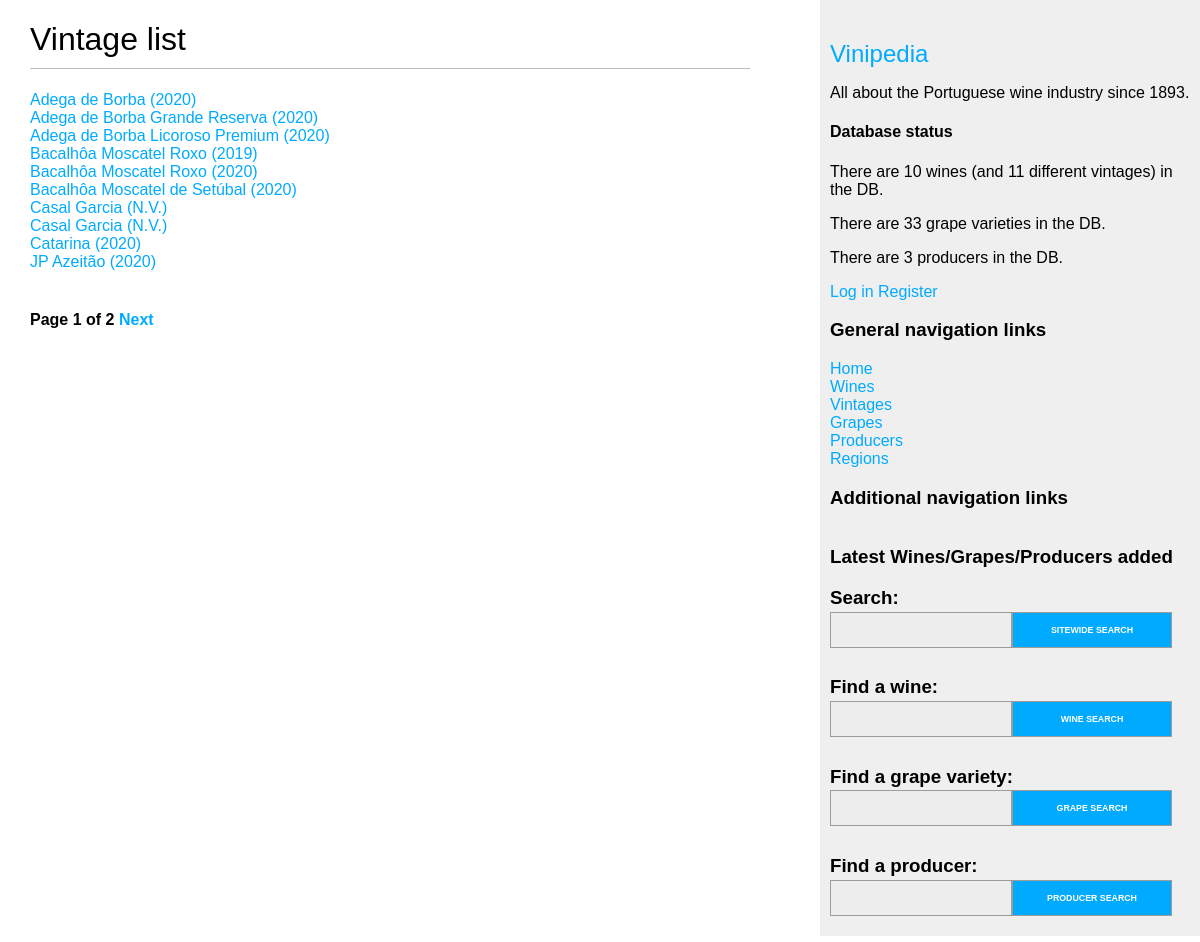
Page /vintages/ on the committed database.
### wines/models.py (models this page shows, shortened)
class Vintage(models.Model):
    wine = models.ForeignKey(Wine,
                             on_delete=models.CASCADE,
                             related_name='vintages')
    year = models.SmallIntegerField(null=True,
                                    blank=True,
                                    validators=[MinValueValidator(1700),
                                                MaxValueValidator(2050)])
    description = models.TextField(blank=True)
    alcohol_content = models.FloatField(null=True, blank=True,
                                    validators=[MinValueValidator(0),
                                                MaxValueValidator(100)])
    class Meta:
        unique_together = (('wine', 'year',),)
        ordering = ('wine', 'year')
    def get_absolute_url(self):
        return reverse('wines:vintage_detail',
                       args=[self.id])

class Wine(models.Model):
    WINE_TYPE_CHOICES = (
        ('white', 'White'),
        ('red', 'Red'),
        ('rosé', 'Rosé'),
        ('sparkling', 'Sparkling'),
        ('port', 'Port'),
        ('madeira', 'Madeira'),
        ('moscatel', 'Moscatel'),
    )
    name = models.CharField(max_length=100)
    producer = models.ForeignKey(
        Producer,
        on_delete=models.RESTRICT,
        related_name='wines'
    )
    grape_varieties = models.ManyToManyField(Grape,
                                    through='WineGrape',
                                    through_fields=('wine', 'grape'))
    type = models.CharField(max_length=9, choices=WINE_TYPE_CHOICES)
    description = models.TextField(blank=True)
    class Meta:
        unique_together = (('name', 'producer', 'type',),)
        ordering = ('name',)

### wines/views.py (the view)
# urls.py: path('vintages/', views.vintage_list, name='vintage_list'),
def vintage_list(request):
    object_list = Vintage.objects.all()
    paginator = Paginator(object_list, 10)
    vintages = paginator_helper(request, paginator)
    return render(request,
                  'wines/vintage/list.html',
                  {'vintages': vintages})

### wines/forms.py
class SearchForm(forms.Form):
    query = forms.CharField(max_length=100, label='')

### wines/templatetags/wine_tags.py (called while the page is built)
@register.simple_tag
def total_wines_registered():
    return Wine.objects.count()

@register.simple_tag
def total_vintages_registered():
    return Vintage.objects.count()

@register.simple_tag
def total_grapes_registered():
    return Grape.objects.count()

@register.simple_tag
def total_producers_registered():
    return Producer.objects.count()

@register.inclusion_tag('wines/search_bar.html')
def show_sitewide_search_form():
    search_form = SearchForm()
    return {"search_form": search_form}

@register.inclusion_tag('wines/wine/search_bar.html')
def show_wines_search_form():
    search_form = SearchForm()
    return {"search_form": search_form}

@register.inclusion_tag('wines/grape/search_bar.html')
def show_grapes_search_form():
    search_form = SearchForm()
    return {"search_form": search_form}

@register.inclusion_tag('wines/producer/search_bar.html')
def show_producers_search_form():
    search_form = SearchForm()
    return {"search_form": search_form}

### wines/utils.py (called while the page is built)
def paginator_helper(request, paginator):
    page = request.GET.get('page')
    try:
        objects = paginator.page(page)
    except PageNotAnInteger:
        objects = paginator.page(1)
    except EmptyPage:
        objects = paginator.page(paginator.num_pages)
    return objects

### wines/templates/wines/vintage/list.html (shortened to what this page needs)
{% extends "wines/base.html" %}
{% block content %}
<h1>Vintage list</h1>
{% for vintage in vintages %}
<div>
  <a href="{{ vintage.get_absolute_url }}">
    {% if vintage.year != None %}
        {{ vintage.wine.name }} ({{ vintage.year }})
    {% else %}
        {{ vintage.wine.name }} (N.V.)
    {% endif %}
  </a>
</div>
{% empty %}
<p>
  There are no vintages in the DB yet.
</p>
{% endfor %}
{% if vintages %}
    {% include "pagination.html" with page=vintages %}
{% endif %}
{% endblock %}

### wines/static/css/wines.css (style rules this page uses)
body { margin:0; padding:0; font-family:helvetica, sans-serif; }
a { color:#00abff; text-decoration:none; }
h1 { font-weight:normal; border-bottom:1px solid #bbb; padding:0 0 10px 0; }
input, textarea { clear:both; float:left; margin:0 0 10px; background:#dcdcdc; border:0; padding:6px 10px; font-size:12px; }
#sidebar input, #sidebar textarea { clear: both; float: left; margin: 0 0 10px; background: #ededed; border: 1px solid #a09b9b; padding: 6px 10px; font-size: 1.2rem; width: 10rem; }

### rows in the picture
Vintage: wine.name "Adega de Borba", year "2020"
Vintage: wine.name "Adega de Borba Grande Reserva", year "2020"
Vintage: wine.name "Adega de Borba Licoroso Premium", year "2020"
Vintage: wine.name "Bacalhôa Moscatel Roxo", year "2019"
Vintage: wine.name "Bacalhôa Moscatel Roxo", year "2020"
Vintage: wine.name "Bacalhôa Moscatel de Setúbal", year "2020"
Vintage: wine.name "Casal Garcia"
Vintage: wine.name "Casal Garcia"
Vintage: wine.name "Catarina", year "2020"
Vintage: wine.name "JP Azeitão", year "2020"

### other values in the picture
{{ page.number }} "1"
{{ page.paginator.num_pages }} "2"
